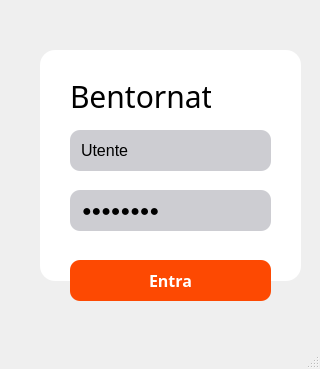
<?xml version="1.0" encoding="UTF-8"?>
<ui version="4.0">
 <class>MainWindow</class>
 <widget class="QMainWindow" name="MainWindow">
  <property name="geometry">
   <rect>
    <x>0</x>
    <y>0</y>
    <width>320</width>
    <height>369</height>
   </rect>
  </property>
  <property name="windowTitle">
   <string>MainWindow</string>
  </property>
  <widget class="QWidget" name="centralwidget">
   <widget class="QWidget" name="widgetLogin" native="true">
    <property name="geometry">
     <rect>
      <x>40</x>
      <y>50</y>
      <width>261</width>
      <height>231</height>
     </rect>
    </property>
    <property name="styleSheet">
     <string notr="true">background-color: white;
border-radius: 15px;</string>
    </property>
    <widget class="QLabel" name="loginLabel">
     <property name="geometry">
      <rect>
       <x>30</x>
       <y>30</y>
       <width>141</width>
       <height>31</height>
      </rect>
     </property>
     <property name="font">
      <font>
       <family>Dubai</family>
       <pointsize>-1</pointsize>
       <bold>false</bold>
      </font>
     </property>
     <property name="styleSheet">
      <string notr="true">color: black;
font-size: 30px;
background-color: transparent</string>
     </property>
     <property name="text">
      <string>Bentornato</string>
     </property>
    </widget>
    <widget class="QGroupBox" name="groupUser">
     <property name="geometry">
      <rect>
       <x>30</x>
       <y>80</y>
       <width>201</width>
       <height>41</height>
      </rect>
     </property>
     <property name="styleSheet">
      <string notr="true">border: none;
background-color: #cdcdd2;
border-radius: 10px;</string>
     </property>
     <property name="title">
      <string/>
     </property>
     <widget class="QWidget" name="iconUser" native="true">
      <property name="geometry">
       <rect>
        <x>170</x>
        <y>10</y>
        <width>21</width>
        <height>21</height>
       </rect>
      </property>
      <property name="styleSheet">
       <string notr="true">image: url(:/images/iconUser-login.png);
border: none;</string>
      </property>
     </widget>
     <widget class="QLineEdit" name="userLabel_3">
      <property name="geometry">
       <rect>
        <x>10</x>
        <y>10</y>
        <width>51</width>
        <height>20</height>
       </rect>
      </property>
      <property name="styleSheet">
       <string notr="true">background-color: transparent;
border-top: none;
border-left: none;
border-right: none;
color: black;
font-size: 16px</string>
      </property>
      <property name="text">
       <string>Utente</string>
      </property>
      <property name="echoMode">
       <enum>QLineEdit::Normal</enum>
      </property>
      <property name="placeholderText">
       <string>Utente</string>
      </property>
     </widget>
    </widget>
    <widget class="QGroupBox" name="groupPassword">
     <property name="geometry">
      <rect>
       <x>30</x>
       <y>140</y>
       <width>201</width>
       <height>41</height>
      </rect>
     </property>
     <property name="styleSheet">
      <string notr="true">border: none;
background-color: #cdcdd2;
border-radius: 10px</string>
     </property>
     <property name="title">
      <string/>
     </property>
     <widget class="QWidget" name="iconPassword" native="true">
      <property name="geometry">
       <rect>
        <x>170</x>
        <y>10</y>
        <width>21</width>
        <height>21</height>
       </rect>
      </property>
      <property name="styleSheet">
       <string notr="true">image: url(:/images/iconPass-login.png);
border: none;</string>
      </property>
     </widget>
     <widget class="QLineEdit" name="labelPassword">
      <property name="geometry">
       <rect>
        <x>10</x>
        <y>10</y>
        <width>91</width>
        <height>21</height>
       </rect>
      </property>
      <property name="styleSheet">
       <string notr="true">background-color: transparent;
color: black;
font-size: 16px;</string>
      </property>
      <property name="text">
       <string>Password</string>
      </property>
      <property name="echoMode">
       <enum>QLineEdit::Password</enum>
      </property>
      <property name="placeholderText">
       <string>Password</string>
      </property>
     </widget>
    </widget>
   </widget>
   <widget class="QPushButton" name="EnterButton">
    <property name="geometry">
     <rect>
      <x>70</x>
      <y>260</y>
      <width>201</width>
      <height>41</height>
     </rect>
    </property>
    <property name="font">
     <font>
      <family>Malgun Gothic</family>
      <pointsize>-1</pointsize>
      <italic>false</italic>
      <bold>true</bold>
     </font>
    </property>
    <property name="cursor">
     <cursorShape>PointingHandCursor</cursorShape>
    </property>
    <property name="mouseTracking">
     <bool>true</bool>
    </property>
    <property name="focusPolicy">
     <enum>Qt::NoFocus</enum>
    </property>
    <property name="layoutDirection">
     <enum>Qt::LeftToRight</enum>
    </property>
    <property name="styleSheet">
     <string notr="true">background-color: #fd4902;
color: #fff;
font-size: 16px;
border: 0.1px solid transparent;
border-radius: 10px;

</string>
    </property>
    <property name="text">
     <string>Entra</string>
    </property>
    <property name="autoRepeatDelay">
     <number>0</number>
    </property>
    <property name="autoRepeatInterval">
     <number>6</number>
    </property>
    <property name="autoDefault">
     <bool>false</bool>
    </property>
    <property name="default">
     <bool>false</bool>
    </property>
    <property name="flat">
     <bool>false</bool>
    </property>
   </widget>
  </widget>
  <widget class="QStatusBar" name="statusbar"/>
 </widget>
 <resources/>
 <connections/>
</ui>
